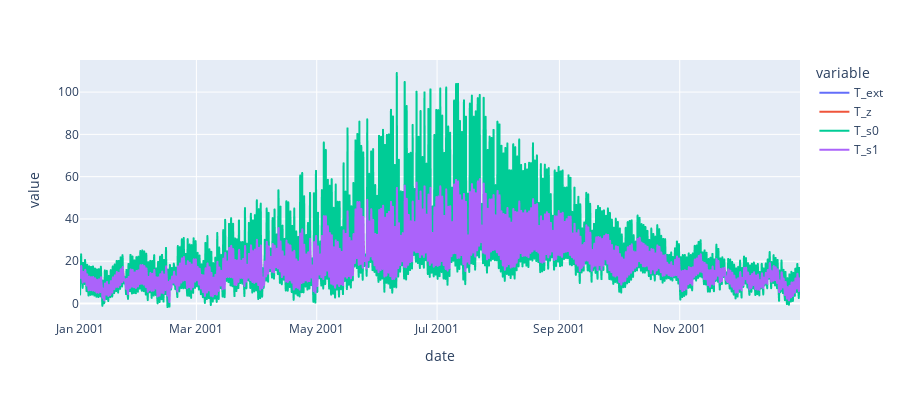

Notebook code cell kept with this figure:
### Code cell
import plotly.express as px

fig = px.line(df_graph,x='date',y=['T_ext','T_z','T_s0','T_s1'],height=400)
fig.show()

### Figure 1 — Plotly figure (JSON) as saved in the notebook; plotly's stock layout.template omitted (floating-point values rounded to 4 significant figures; data arrays with more than 128 entries replaced by an {"elided": "..."} marker saying what was removed)
{"data": [{"hovertemplate": "variable=T_ext<br>date=%{x}<br>value=%{y}<extra></extra>", "legendgroup": "T_ext", "line": {"color": "#636efa", "dash": "solid"}, "marker": {"symbol": "circle"}, "mode": "lines", "name": "T_ext", "showlegend": true, "type": "scattergl", "x": {"elided": "8760 str values"}, "xaxis": "x", "y": {"elided": "8760 float values"}, "yaxis": "y"}, {"hovertemplate": "variable=T_z<br>date=%{x}<br>value=%{y}<extra></extra>", "legendgroup": "T_z", "line": {"color": "#EF553B", "dash": "solid"}, "marker": {"symbol": "circle"}, "mode": "lines", "name": "T_z", "showlegend": true, "type": "scattergl", "x": {"elided": "8760 str values"}, "xaxis": "x", "y": {"elided": "8760 float values"}, "yaxis": "y"}, {"hovertemplate": "variable=T_s0<br>date=%{x}<br>value=%{y}<extra></extra>", "legendgroup": "T_s0", "line": {"color": "#00cc96", "dash": "solid"}, "marker": {"symbol": "circle"}, "mode": "lines", "name": "T_s0", "showlegend": true, "type": "scattergl", "x": {"elided": "8760 str values"}, "xaxis": "x", "y": {"elided": "8760 float values"}, "yaxis": "y"}, {"hovertemplate": "variable=T_s1<br>date=%{x}<br>value=%{y}<extra></extra>", "legendgroup": "T_s1", "line": {"color": "#ab63fa", "dash": "solid"}, "marker": {"symbol": "circle"}, "mode": "lines", "name": "T_s1", "showlegend": true, "type": "scattergl", "x": {"elided": "8760 str values"}, "xaxis": "x", "y": {"elided": "8760 float values"}, "yaxis": "y"}], "layout": {"height": 400, "legend": {"title": {"text": "variable"}, "tracegroupgap": 0}, "margin": {"t": 60}, "xaxis": {"anchor": "y", "domain": [0, 1], "title": {"text": "date"}}, "yaxis": {"anchor": "x", "domain": [0, 1], "title": {"text": "value"}}}}
